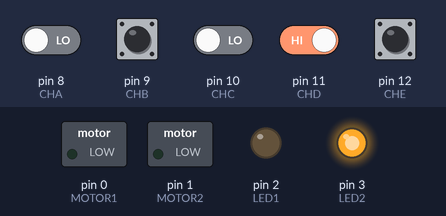
The sketch below on a simulated Arduino Uno, built with avr-gcc and run on an emulated ATmega328P. On the bench: switched loads named in the sketch (green lamp = pin HIGH), output pins drawn as LEDs (lit = HIGH). The inputs (shaded band) are chosen by the test bench; at power-on: pin 9 (CHB), pin 11 (CHD), pin 12 (CHE) HIGH, pin 8 (CHA), pin 10 (CHC) LOW.

Above: at 1.2 s.
1.3 s: pin 10 (CHC) driven HIGH
At 2.5 s:
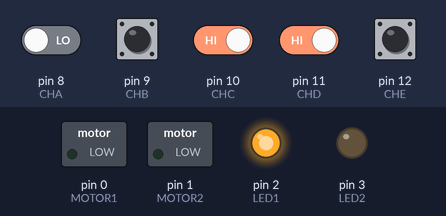
2.8 s: pin 8 (CHA) driven HIGH
At 3.7 s:
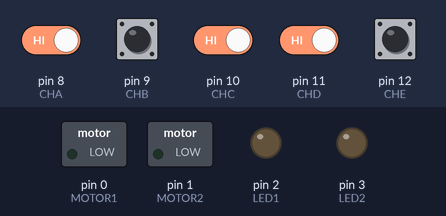
4.3 s: pin 8 (CHA) driven LOW
At 4.8 s:
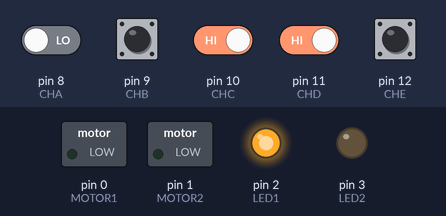
5.8 s: pin 10 (CHC) driven LOW
At 7.0 s:
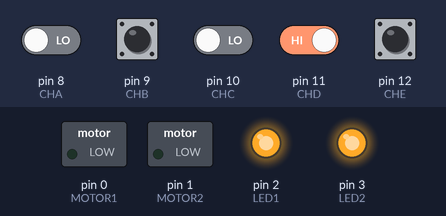
7.3 s: pin 11 (CHD) driven LOW
At 8.3 s:
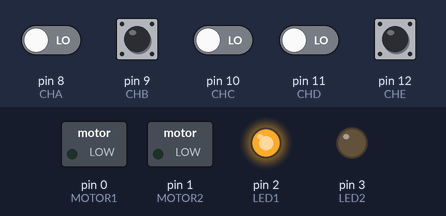
Timing chart, 0 to 9.8 s (numbered marks = the images above; inputs shaded):
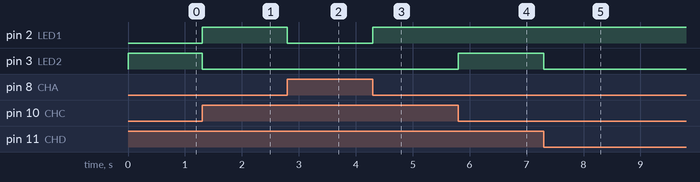

Measured:
- after the input at 1.3 s, pin 2 (LED1): LOW → HIGH at once; pin 3 (LED2): HIGH → LOW at once
- after the input at 2.8 s, pin 2 (LED1): HIGH → LOW at once
- after the input at 4.3 s, pin 2 (LED1): LOW → HIGH at once
- after the input at 5.8 s, pin 3 (LED2): LOW → HIGH at once
- after the input at 7.3 s, pin 3 (LED2): HIGH → LOW at once

The sketch:

Aula_7.ino
```cpp
#define CHA 8
#define CHB 9
#define CHC 10
#define CHD 11
#define CHE 12
#define MOTOR1 0
#define MOTOR2 1
#define LED1 2
#define LED2 3

void setup() {

pinMode (CHA,INPUT);
pinMode (CHB,INPUT);
pinMode (CHC,INPUT);
pinMode (CHD,INPUT);
pinMode (CHE,INPUT);
pinMode (MOTOR1, OUTPUT);
pinMode (MOTOR2, OUTPUT);
pinMode (LED1, OUTPUT);
pinMode (LED2, OUTPUT);

}

void loop() {

  if(digitalRead(CHA)&&!digitalRead(CHB)&&digitalRead(CHC)&&!digitalRead(CHD))
  {
    digitalWrite (MOTOR1,1);
    delay(3000);
    digitalWrite (MOTOR1,0);
    digitalWrite (MOTOR2,1);
    delay(2000);
    digitalWrite (MOTOR2,0);
  }

   if(!digitalRead(CHA)&&digitalRead(CHB)&&digitalRead(CHC)&&digitalRead(CHD))

   {
    digitalWrite (LED1,1);
   }

   if(digitalRead(CHA)&&digitalRead(CHB)&&digitalRead(CHC)&&digitalRead(CHD))

   {
    digitalWrite (LED1,0);
   }


  if(!digitalRead(CHC)&&(digitalRead(CHD)||!digitalRead(CHE)))

{
    digitalWrite (LED2,1);

   }
  else
  {
    digitalWrite (LED2,0);
  }

}
```
